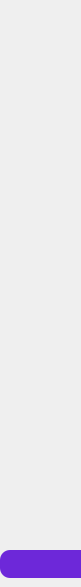
    <widget class="QWidget" name="widget" native="true">
     <property name="maximumSize">
      <size>
       <width>81</width>
       <height>601</height>
      </size>
     </property>
     <property name="styleSheet">
      <string notr="true">QWidget {
    background: qlineargradient(x1:0, y1:0, x2:1, y2:1,
                               stop:0 #7C3AED, stop:1 #5B21B6);
}</string>
     </property>
     <widget class="QLabel" name="label">
      <property name="geometry">
       <rect>
        <x>20</x>
        <y>10</y>
        <width>50</width>
        <height>50</height>
       </rect>
      </property>
      <property name="minimumSize">
       <size>
        <width>50</width>
        <height>50</height>
       </size>
      </property>
      <property name="maximumSize">
       <size>
        <width>50</width>
        <height>50</height>
       </size>
      </property>
      <property name="styleSheet">
       <string notr="true">background: transparent;</string>
      </property>
      <property name="text">
       <string/>
      </property>
      <property name="pixmap">
       <pixmap resource="../resourses.qrc">:/new/prefix1/icon/icon.png</pixmap>
      </property>
      <property name="scaledContents">
       <bool>true</bool>
      </property>
     </widget>
     <widget class="QPushButton" name="pushButton_10">
      <property name="geometry">
       <rect>
        <x>0</x>
        <y>550</y>
        <width>93</width>
        <height>28</height>
       </rect>
      </property>
      <property name="styleSheet">
       <string notr="true">QPushButton {
    background-color: #6D28D9;  /* Фиолетовый фон */
    color: white;               /* Белый текст */
    border: none;
    border-radius: 10px;        /* Закругленные углы */
    padding: 10px 15px;
    font-weight: bold;
    font-size: 14px;
}

/* Состояние при наведении */
QPushButton:hover {
    background-color: #7C3AED;  /* Более светлый фиолетовый */
}

/* Состояние при нажатии */
QPushButton:pressed {
    background-color: #5B21B6;  /* Более темный фиолетовый */
}</string>
      </property>
      <property name="text">
       <string/>
      </property>
      <property name="icon">
       <iconset resource="../resourses.qrc">
        <normaloff>:/new/prefix1/icon/exit.png</normaloff>
        <normalon>../icon/exit.png</normalon>:/new/prefix1/icon/exit.png</iconset>
      </property>
      <property name="iconSize">
       <size>
        <width>40</width>
        <height>40</height>
       </size>
      </property>
      <property name="checkable">
       <bool>true</bool>
      </property>
     </widget>
     <widget class="QWidget" name="layoutWidget">
      <property name="geometry">
       <rect>
        <x>10</x>
        <y>60</y>
        <width>82</width>
        <height>260</height>
       </rect>
      </property>
      <layout class="QFormLayout" name="formLayout">
       <item row="1" column="0">
        <widget class="QPushButton" name="analyticsButton">
         <property name="styleSheet">
          <string notr="true">QPushButton {
    background-color: #6D28D9;  /* Фиолетовый фон */
    color: white;               /* Белый текст */
    border: none;
    border-radius: 10px;        /* Закругленные углы */
    padding: 10px 15px;
    font-weight: bold;
    font-size: 14px;
background: transparent;
}

/* Состояние при наведении */
QPushButton:hover {
    background-color: #7C3AED;  /* Более светлый фиолетовый */
}

/* Состояние при нажатии */
QPushButton:pressed {
    background-color: #5B21B6;  /* Более темный фиолетовый */
}</string>
         </property>
         <property name="text">
          <string/>
         </property>
         <property name="icon">
          <iconset resource="../resourses.qrc">
           <normaloff>:/new/prefix1/icon/analytics.png</normaloff>
           <normalon>:/new/prefix1/icon/analytics.png</normalon>:/new/prefix1/icon/analytics.png</iconset>
         </property>
         <property name="iconSize">
          <size>
           <width>40</width>
           <height>40</height>
          </size>
         </property>
         <property name="checkable">
          <bool>true</bool>
         </property>
         <property name="autoExclusive">
          <bool>true</bool>
         </property>
        </widget>
       </item>
       <item row="2" column="0">
        <widget class="QPushButton" name="expenseButton">
         <property name="styleSheet">
          <string notr="true">QPushButton {
    background-color: #6D28D9;  /* Фиолетовый фон */
    color: white;               /* Белый текст */
    border: none;
    border-radius: 10px;        /* Закругленные углы */
    padding: 10px 15px;
    font-weight: bold;
    font-size: 14px;
background: transparent;
}

/* Состояние при наведении */
QPushButton:hover {
    background-color: #7C3AED;  /* Более светлый фиолетовый */
}

/* Состояние при нажатии */
QPushButton:pressed {
    background-color: #5B21B6;  /* Более темный фиолетовый */
}</string>
         </property>
         <property name="text">
          <string/>
         </property>
         <property name="icon">
          <iconset resource="../resourses.qrc">
           <normaloff>:/new/prefix1/icon/expense.png</normaloff>
           <normalon>:/new/prefix1/icon/expense.png</normalon>:/new/prefix1/icon/expense.png</iconset>
         </property>
         <property name="iconSize">
          <size>
           <width>40</width>
           <height>40</height>
          </size>
         </property>
         <property name="checkable">
          <bool>true</bool>
         </property>
         <property name="autoExclusive">
          <bool>true</bool>
         </property>
        </widget>
       </item>
       <item row="3" column="0">
        <widget class="QPushButton" name="incomeButton">
         <property name="styleSheet">
          <string notr="true">QPushButton {
    background-color: #6D28D9;  /* Фиолетовый фон */
    color: white;               /* Белый текст */
    border: none;
    border-radius: 10px;        /* Закругленные углы */
    padding: 10px 15px;
    font-weight: bold;
    font-size: 14px;
background: transparent;
}

/* Состояние при наведении */
QPushButton:hover {
    background-color: #7C3AED;  /* Более светлый фиолетовый */
}

/* Состояние при нажатии */
QPushButton:pressed {
    background-color: #5B21B6;  /* Более темный фиолетовый */
}</string>
         </property>
         <property name="text">
          <string/>
         </property>
         <property name="icon">
          <iconset resource="../resourses.qrc">
           <normaloff>:/new/prefix1/icon/income.png</normaloff>
           <normalon>:/new/prefix1/icon/income.png</normalon>:/new/prefix1/icon/income.png</iconset>
         </property>
         <property name="iconSize">
          <size>
           <width>40</width>
           <height>40</height>
          </size>
         </property>
         <property name="checkable">
          <bool>true</bool>
         </property>
         <property name="autoExclusive">
          <bool>true</bool>
         </property>
        </widget>
       </item>
       <item row="0" column="0">
        <widget class="QPushButton" name="homeButton">
         <property name="styleSheet">
          <string notr="true">QPushButton {
    background-color: #6D28D9;  /* Фиолетовый фон */
    color: white;               /* Белый текст */
    border: none;
    border-radius: 10px;        /* Закругленные углы */
    padding: 10px 15px;
    font-weight: bold;
    font-size: 14px;
background: transparent;
}

/* Состояние при наведении */
QPushButton:hover {
    background-color: #7C3AED;  /* Более светлый фиолетовый */
}

/* Состояние при нажатии */
QPushButton:pressed {
    background-color: #5B21B6;  /* Более темный фиолетовый */
}</string>
         </property>
         <property name="text">
          <string/>
         </property>
         <property name="icon">
          <iconset resource="../resourses.qrc">
           <normaloff>:/new/prefix1/icon/home.png</normaloff>
           <normalon>../icon/home.png</normalon>:/new/prefix1/icon/home.png</iconset>
         </property>
         <property name="iconSize">
          <size>
           <width>40</width>
           <height>40</height>
          </size>
         </property>
         <property name="checkable">
          <bool>true</bool>
         </property>
         <property name="autoExclusive">
          <bool>true</bool>
         </property>
        </widget>
       </item>
      </layout>
     </widget>
    </widget>
